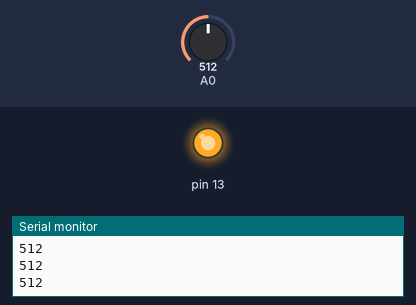
Bench run of a sketch on a simulated Arduino Uno, built with avr-gcc and run on an emulated ATmega328P. Parts: output pins drawn as LEDs (lit = HIGH), the last lines printed to the serial monitor. The test bench sets the inputs (shaded band); at power-on: A0 = 512.

Above: at 1.2 s.
1.3 s: A0 set to 483
At 2.0 s:
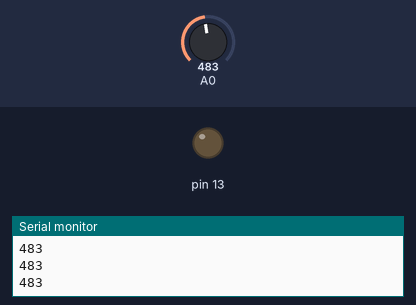
2.9 s: A0 set to 510
At 3.4 s:
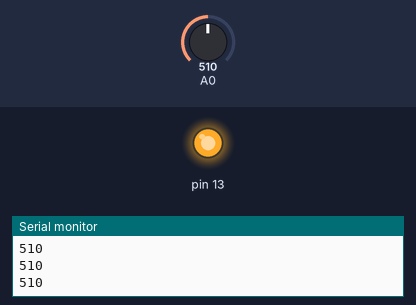
4.5 s: A0 set to 490
At 6.0 s:
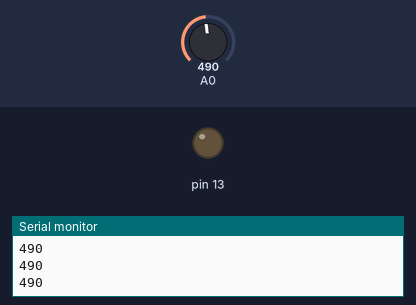
Timing chart, 0 to 7.5 s (numbered marks = the images above; inputs shaded):
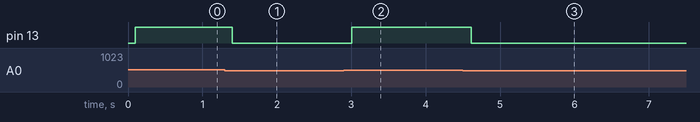

The sketch:

sketch_oct11a.ino
```cpp
void setup() {
  // put your setup code here, to run once:
Serial.begin(9600);
pinMode(13,OUTPUT);
}

void loop() {
  // put your main code here, to run repeatedly:
int d=analogRead(A0);
Serial.println(d);
delay(100);
if(d>500)
digitalWrite(13,HIGH);
else
digitalWrite(13,LOW);
}
```

Measured:
- the behaviour switches between 501 and 500 on A0 (found by bisection; images 0 and 1)
- after the input at 1.3 s, pin 13: HIGH → LOW after 0.10 s
- after the input at 2.9 s, pin 13: LOW → HIGH after 0.11 s
- after the input at 4.5 s, pin 13: HIGH → LOW after 0.11 s
